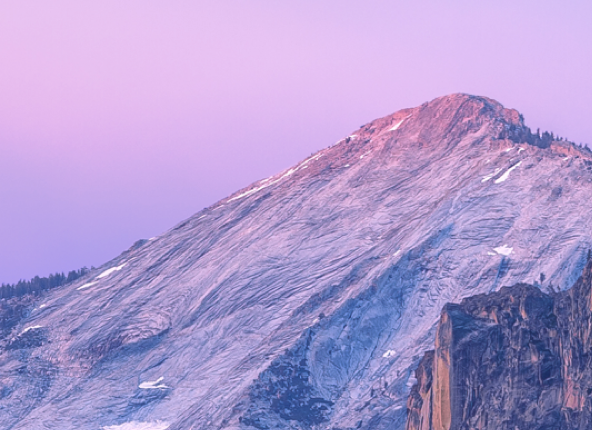
#> input picture RobertSobelK/desktop.jpg, 592 x 430 px
$ python derivative.py
#> lines starting #> are read from the running program, lines starting #| are printed output that depends on the picture
import cv2
import numpy as np

# robert
def robert_suanzi(img):
    r, c = img.shape
    r_sunnzi = [[-1,-1],[1,1]]
    for x in range(r):
        for y in range(c):
            if (y + 2 <= c) and (x + 2 <= r):
                imgChild = img[x:x+2, y:y+2]
                list_robert = r_sunnzi*imgChild
                img[x, y] = abs(list_robert.sum())
    return img

# # sobel
def sobel_suanzi(img):
    r, c = img.shape
    new_image = np.zeros((r, c))
    new_imageX = np.zeros(img.shape)
    new_imageY = np.zeros(img.shape)
    s_suanziX = np.array([[-1,0,1],[-2,0,2],[-1,0,1]])
    s_suanziY = np.array([[-1,-2,-1],[0,0,0],[1,2,1]])
    for i in range(r-2):
        for j in range(c-2):
            new_imageX[i+1, j+1] = abs(np.sum(img[i:i+3, j:j+3] * s_suanziX))
            new_imageY[i+1, j+1] = abs(np.sum(img[i:i+3, j:j+3] * s_suanziY))
            new_image[i+1, j+1] = (new_imageX[i+1, j+1]*new_imageX[i+1,j+1] + new_imageY[i+1, j+1]*new_imageY[i+1,j+1])**0.5
    return np.uint8(new_image)

# Laplace
def Laplace_suanzi(img):
    r, c = img.shape
    new_image = np.zeros((r, c))
    L_sunnzi = np.array([[0,-1,0],[-1,4,-1],[0,-1,0]])
    # L_sunnzi = np.array([[1,1,1],[1,-8,1],[1,1,1]])
    for i in range(r-2):
        for j in range(c-2):
            new_image[i+1, j+1] = abs(np.sum(img[i:i+3, j:j+3] * L_sunnzi))
    return np.uint8(new_image)


img = cv2.imread('desktop.jpg', cv2.IMREAD_GRAYSCALE)
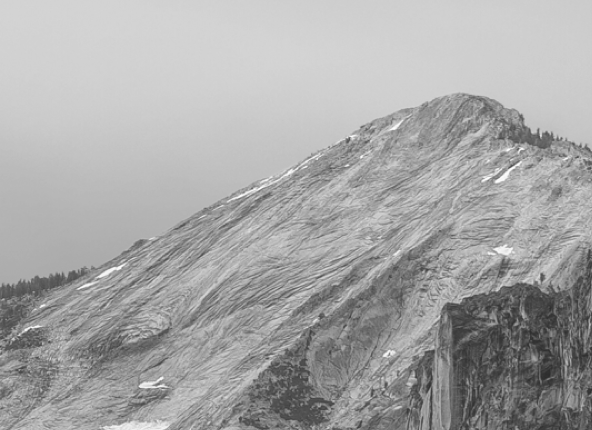
#> img: shape (430, 592); min 44, max 255, mean 166.8

# robert
robert = robert_suanzi(img)
#> after the loop in robert_suanzi, `for x in range(r):`:
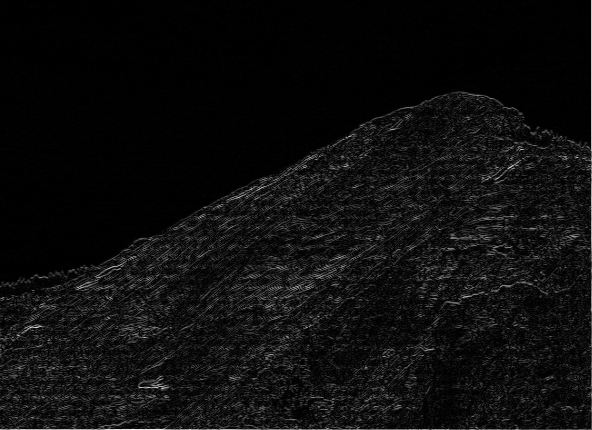
#> img: shape (430, 592); min 0, max 241, mean 13.8
cv2.imwrite('robert.jpg',robert)

# sobel
sobel = sobel_suanzi(img)
#> after the loop in sobel_suanzi, `for i in range(r-2):`:
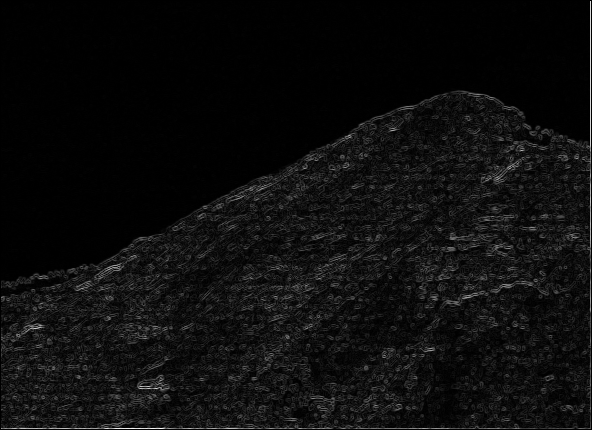
#> new_image: shape (430, 592) float64; min 0, max 947, mean 51.3; drawn with min black and max white
#> after the loop in sobel_suanzi, `for i in range(r-2):`:
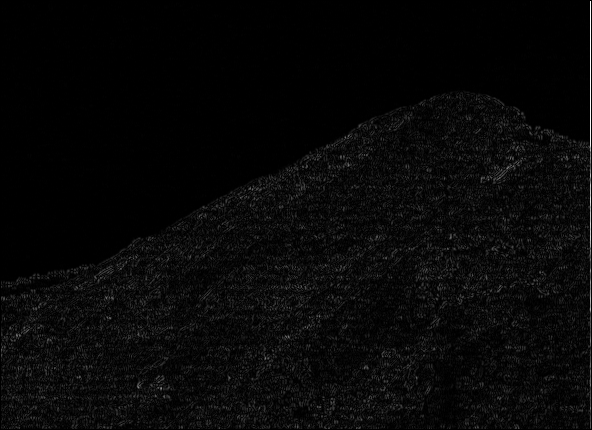
#> new_imageX: shape (430, 592) float64; min 0, max 819, mean 26.6; drawn with min black and max white
#> in sobel_suanzi, `return np.uint8(new_image)`:
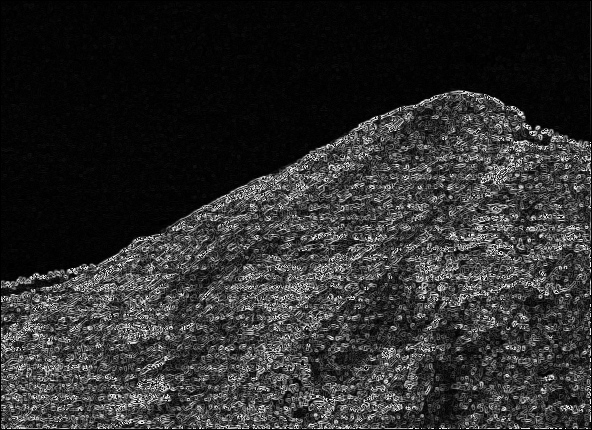
#> returned value: shape (430, 592); min 0, max 255, mean 45.7
cv2.imwrite('sobel.jpg',sobel)

# Laplace
laplace = Laplace_suanzi(img)
#> after the loop in Laplace_suanzi, `for i in range(r-2):`:
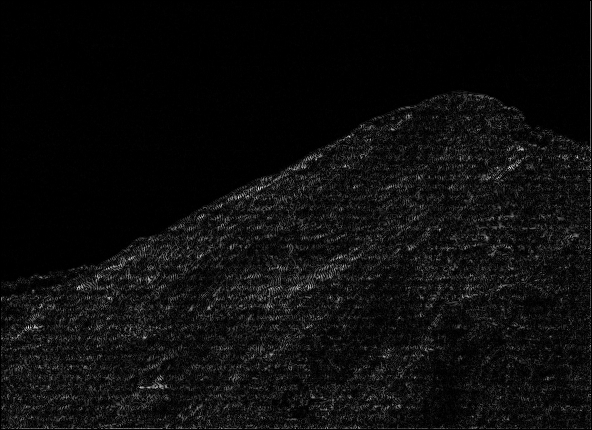
#> new_image: shape (430, 592) float64; min 0, max 537, mean 28.6; drawn with min black and max white
#> in Laplace_suanzi, `return np.uint8(new_image)`:
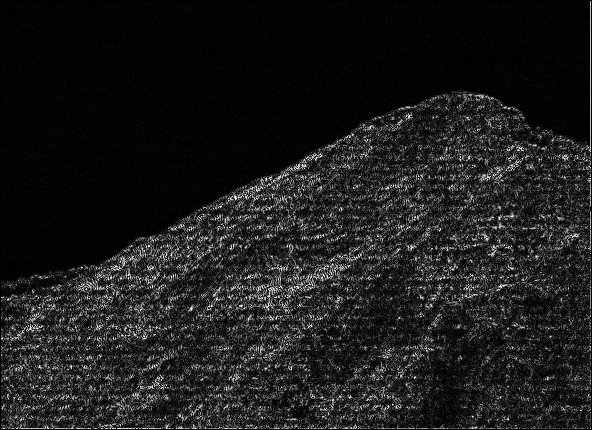
#> returned value: shape (430, 592); min 0, max 255, mean 28.1
cv2.imwrite('laplace.jpg',laplace)
